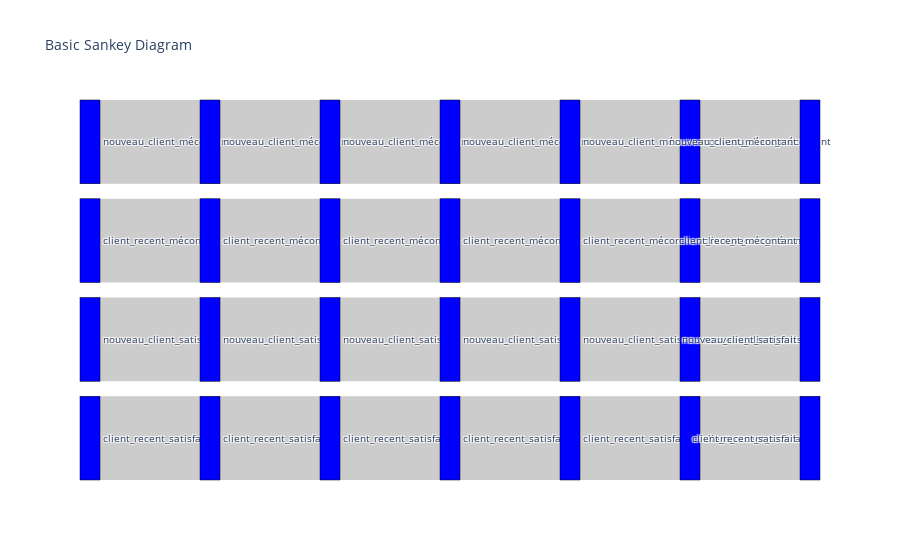

Source (notebook cell):
### Code cell
fig = go.Figure(data=[go.Sankey(
    node = dict(
      pad = 15,
      thickness = 20,
      line = dict(color = "black", width = 0.5),
      label = labels_1tr * 7,
      color = "blue"
    ),
    link = dict(
      #source = df_customer_1tr_clusted['cluster_labels'].tolist(), # indices correspond to labels, eg A1, A2, A1, B1, ...
      #target = y_pred_2tr_fit,
      #value = df_sankey['customer_unique_id'].tolist()
        source = list(range((7-1)*4)),
        target = list(range(4,(7*4))),
        value = [1] * (7*4)
  ))])

fig.update_layout(title_text="Basic Sankey Diagram", font_size=10)
fig.show()

### Figure 1 — Plotly figure (JSON) as saved in the notebook; plotly's stock layout.template omitted (floating-point values rounded to 4 significant figures)
{"data": [{"link": {"source": [0, 1, 2, 3, 4, 5, 6, 7, 8, 9, 10, 11, 12, 13, 14, 15, 16, 17, 18, 19, 20, 21, 22, 23], "target": [4, 5, 6, 7, 8, 9, 10, 11, 12, 13, 14, 15, 16, 17, 18, 19, 20, 21, 22, 23, 24, 25, 26, 27], "value": [1, 1, 1, 1, 1, 1, 1, 1, 1, 1, 1, 1, 1, 1, 1, 1, 1, 1, 1, 1, 1, 1, 1, 1, 1, 1, 1, 1]}, "node": {"color": "blue", "label": ["nouveau_client_mécontant", "client_recent_mécontant", "nouveau_client_satisfait", "client_recent_satisfait", "nouveau_client_mécontant", "client_recent_mécontant", "nouveau_client_satisfait", "client_recent_satisfait", "nouveau_client_mécontant", "client_recent_mécontant", "nouveau_client_satisfait", "client_recent_satisfait", "nouveau_client_mécontant", "client_recent_mécontant", "nouveau_client_satisfait", "client_recent_satisfait", "nouveau_client_mécontant", "client_recent_mécontant", "nouveau_client_satisfait", "client_recent_satisfait", "nouveau_client_mécontant", "client_recent_mécontant", "nouveau_client_satisfait", "client_recent_satisfait", "nouveau_client_mécontant", "client_recent_mécontant", "nouveau_client_satisfait", "client_recent_satisfait"], "line": {"color": "black", "width": 0.5}, "pad": 15, "thickness": 20}, "type": "sankey"}], "layout": {"font": {"size": 10}, "title": {"text": "Basic Sankey Diagram"}}}
